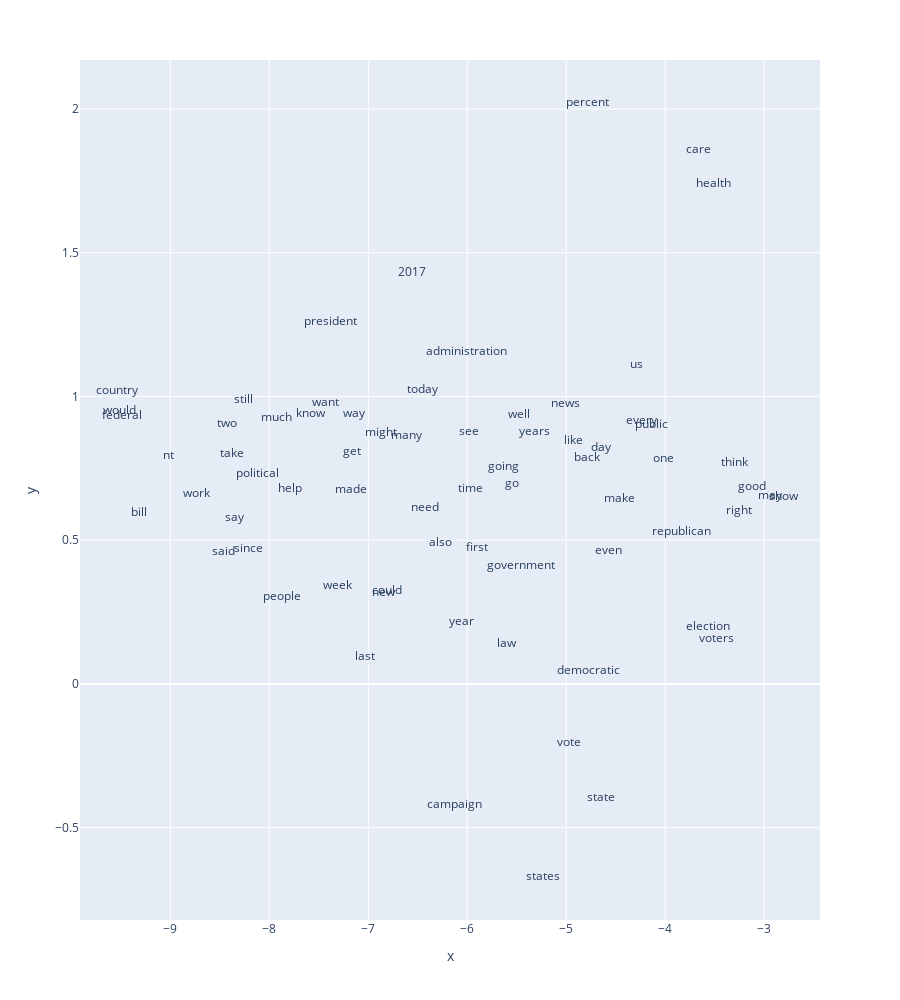

The notebook cell saved with this chart:
### Code cell
px.scatter(coords_daily, 'x', 'y', text='label', height=1000).update_traces(mode='text')

### Figure 1 — Plotly figure (JSON) as saved in the notebook; plotly's stock layout.template omitted (floating-point values rounded to 4 significant figures)
{"data": [{"hoverlabel": {"namelength": 0}, "hovertemplate": "x=%{x}<br>y=%{y}<br>label=%{text}", "legendgroup": "", "marker": {"color": "#636efa", "symbol": "circle"}, "mode": "text", "name": "", "showlegend": false, "text": ["might", "say", "many", "one", "election", "administration", "go", "nt", "like", "also", "time", "would", "public", "back", "work", "even", "state", "since", "day", "going", "people", "good", "said", "every", "two", "years", "help", "last", "year", "still", "health", "care", "made", "get", "new", "federal", "news", "know", "us", "law", "percent", "take", "may", "right", "president", "democratic", "first", "2017", "bill", "much", "voters", "way", "republican", "need", "vote", "could", "want", "see", "today", "make", "show", "states", "country", "government", "week", "think", "campaign", "well", "political"], "type": "scatter", "x": [-6.875, -8.347, -6.614, -4.018, -3.564, -6.007, -5.55, -9.022, -4.926, -6.272, -5.967, -9.512, -4.139, -4.794, -8.734, -4.569, -4.646, -8.214, -4.652, -5.639, -7.872, -3.122, -8.465, -4.24, -8.431, -5.325, -7.789, -7.03, -6.061, -8.266, -3.511, -3.66, -7.172, -7.164, -6.845, -9.49, -5.012, -7.582, -4.291, -5.599, -4.787, -8.378, -2.939, -3.257, -7.382, -4.778, -5.903, -6.556, -9.311, -7.931, -3.484, -7.142, -3.833, -6.432, -4.971, -6.813, -7.437, -5.979, -6.447, -4.467, -2.81, -5.239, -9.539, -5.462, -7.312, -3.304, -6.134, -5.478, -8.118], "xaxis": "x", "y": [0.8736, 0.5778, 0.8624, 0.7828, 0.1968, 1.156, 0.697, 0.7923, 0.8446, 0.4918, 0.678, 0.9489, 0.9003, 0.7873, 0.6614, 0.4612, -0.3951, 0.4678, 0.822, 0.7562, 0.3039, 0.684, 0.4605, 0.9162, 0.9029, 0.8777, 0.6786, 0.09233, 0.2139, 0.9869, 1.74, 1.856, 0.6742, 0.808, 0.315, 0.9305, 0.9734, 0.9389, 1.109, 0.1394, 2.021, 0.7997, 0.6546, 0.6015, 1.259, 0.04341, 0.4725, 1.429, 0.595, 0.9249, 0.1574, 0.9396, 0.5292, 0.6116, -0.2055, 0.3238, 0.9776, 0.8781, 1.023, 0.6433, 0.6496, -0.6714, 1.019, 0.4094, 0.3407, 0.7694, -0.4206, 0.9358, 0.7292], "yaxis": "y"}], "layout": {"height": 1000, "legend": {"tracegroupgap": 0}, "margin": {"t": 60}, "xaxis": {"anchor": "y", "domain": [0, 1], "title": {"text": "x"}}, "yaxis": {"anchor": "x", "domain": [0, 1], "title": {"text": "y"}}}}
